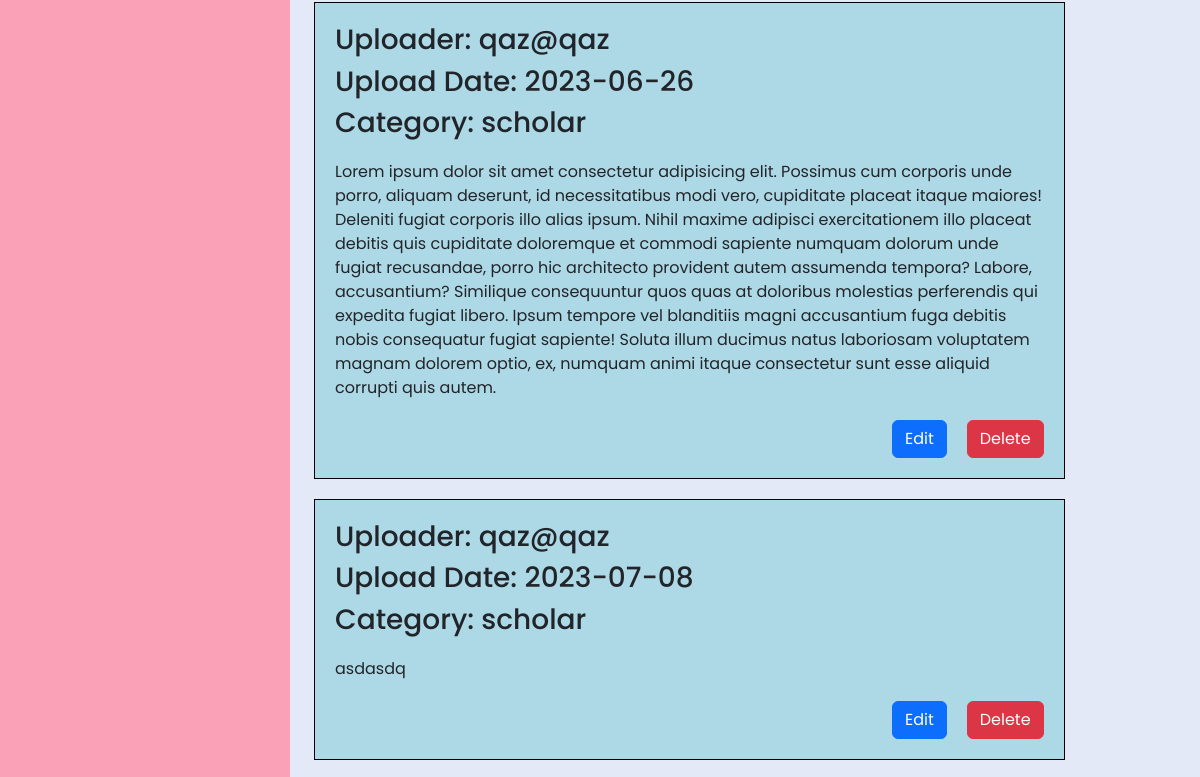
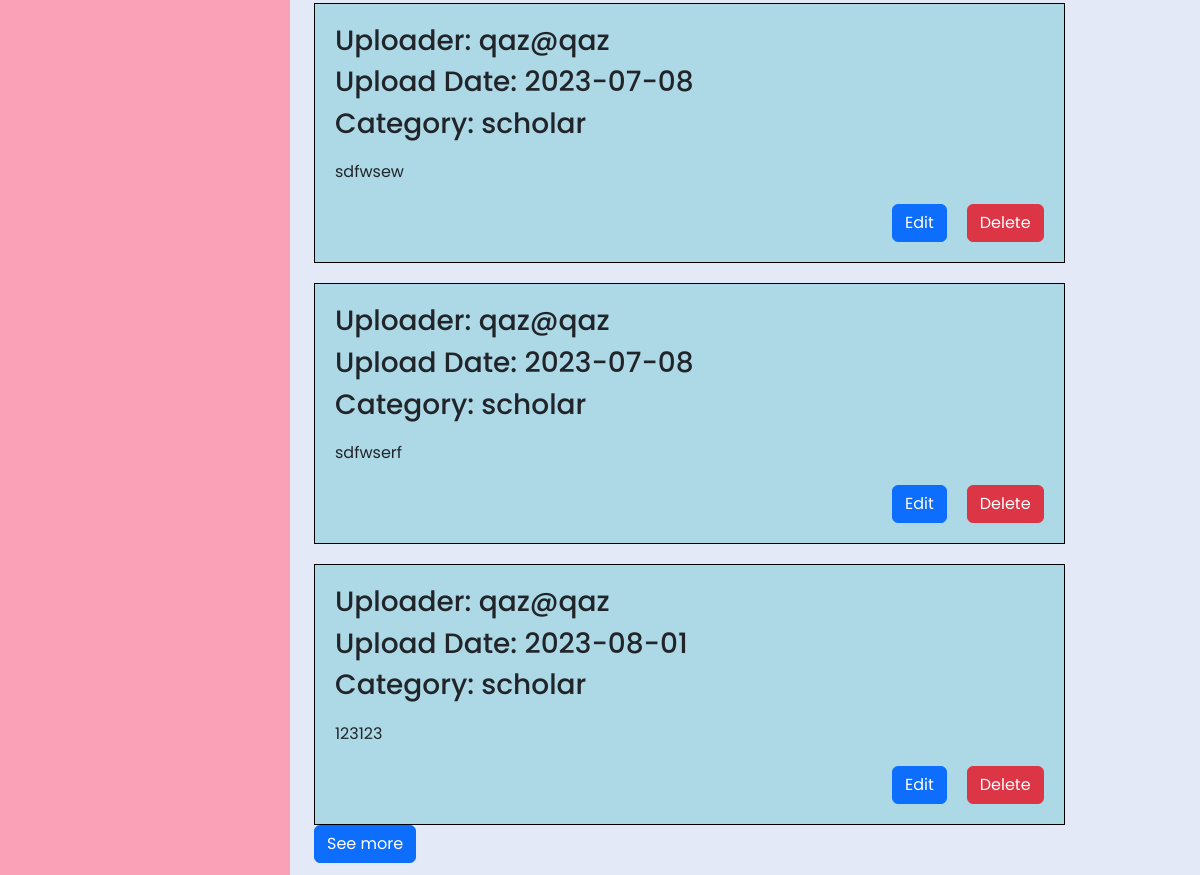
The page /pages/admin/postUpdate.php (signed in, lower part) on the database as committed earlier (2 pictures, top to bottom).
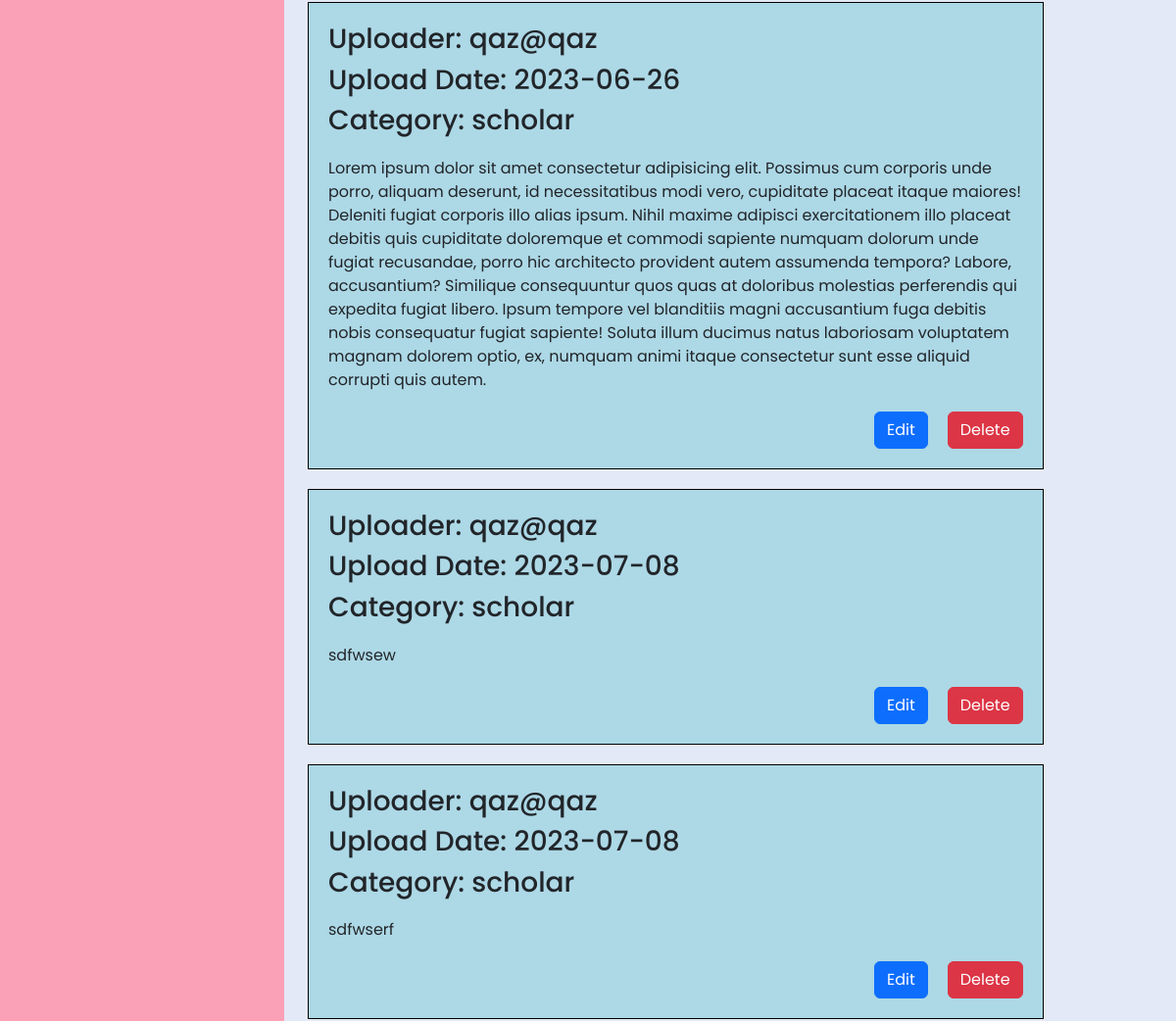
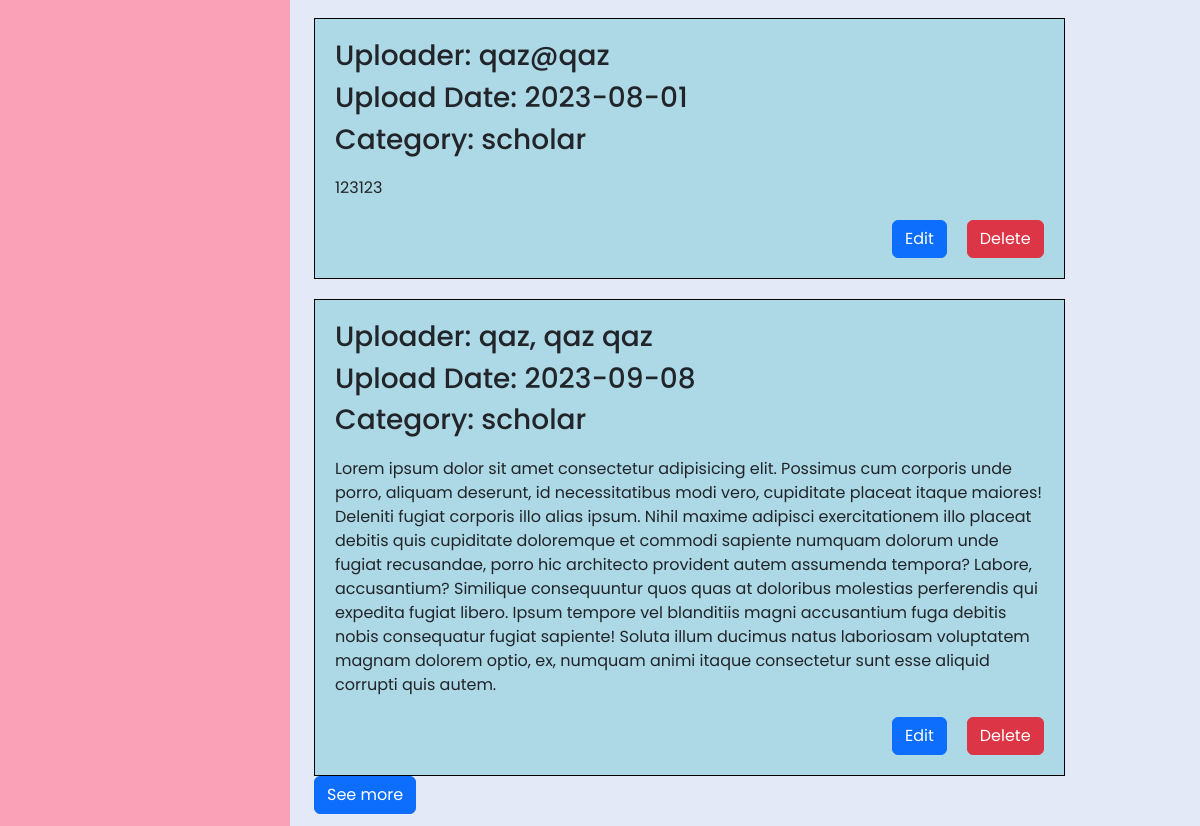
The same page on the database as committed later (2 pictures, top to bottom).
### tables this page shows
CREATE TABLE `announcements` (
  `uploadId` int(11) NOT NULL,
  `uploadDate` date NOT NULL DEFAULT current_timestamp(),
  `announcement` longtext NOT NULL,
  `uploader` varchar(50) NOT NULL,
  `category` varchar(255) NOT NULL
);

### pages/admin/postUpdate.php (the view, shortened to what this page needs)
<!DOCTYPE html>
<html lang="en">
<head>
    <link href="https://cdn.jsdelivr.net/npm/bootstrap@5.3.0/dist/css/bootstrap.min.css" rel="stylesheet">
    <link rel="stylesheet" href="include/nav.css">
    <link rel="stylesheet" href="../../style/managePost.css">
</head>
<body>
    <?php
    include '../include/selectDb.php';
    if ($_SESSION['role'] === 'admin') {
        include '../../assets/template/profileNav.php';
    } elseif ($_SESSION['role'] === 'staff') {
        include '../../assets/template/staffNav.php';
    }
    ?>
    <section class="home-section">
        <div class="container">
    <div class="tab-content">
        <div class="tab-pane active" id="scholar">
        <div id="scholarAnnouncementsContainer">
    <?php
    $scholarAnnouncements = mysqli_query($conn, "SELECT * FROM announcements WHERE category = 'scholar'");
    $postCounter = 0;
    if (mysqli_num_rows($scholarAnnouncements) > 0) {
        while ($row = mysqli_fetch_assoc($scholarAnnouncements)) {
            $postCounter++;
            if ($postCounter <= 5) {
                echo '<div class="postFormat scholar">';
            } else {
                echo '<div class="postFormat scholar" style="display: none;">';
            }
            echo "<section>";
            echo "<h3>Uploader: " . $row['uploader'] . "</h3>";
            echo "<h3>Upload Date: " . $row['uploadDate'] . "</h3>";
            echo "<h3>Category: " . $row['category'] . "</h3>";
            echo "</section>";
            echo "<main><p>" . nl2br($row['announcement']) . "</p></main>";
            echo "<footer>";
            echo "<a class='aBtn edit-btn btn btn-primary' href='#' data-id='" . $row['uploadId'] . "'>Edit</a>";
            echo "<a class='aBtn delete-btn btn btn-danger' href='#' data-id='" . $row['uploadId'] . "'>Delete</a>";
            echo "</footer></div>";
        }
        if ($postCounter > 5) {
            echo '<div class="see-more-container"><button class="see-more-btn btn btn-primary">See more</button></div>';
        }
    } else {
        echo "No scholar announcements found.";
    }
    ?>
</div>
        </div>
    </div>
</div>
    </section>
</body>
</html>

Rows that differ between the two databases and show on the page:
removed announcements: uploader "qaz@qaz", uploadDate "2023-07-08", category "scholar", announcement "asdasdq"
now on this page (row unchanged): announcements: uploader "qaz, qaz qaz", uploadDate "2023-09-08", category "scholar", announcement "Lorem ipsum dolor sit amet consectetur adipisicing elit. Possimus cum corporis unde porro, aliquam deserunt, id necessitatibus modi vero, cupiditate placeat itaque maiores! Deleniti fugiat corporis illo alias ipsum. Nihil maxime adipisci exercitationem illo placeat debitis quis cupiditate doloremque et commodi sapiente numquam dolorum unde fugiat recusandae, porro hic architecto provident autem assumenda tempora? Labore, accusantium? Similique consequuntur quos quas at doloribus molestias perferendis qui expedita fugiat libero. Ipsum tempore vel blanditiis magni accusantium fuga debitis nobis consequatur fugiat sapiente! Soluta illum ducimus natus laboriosam voluptatem magnam dolorem optio,…"
